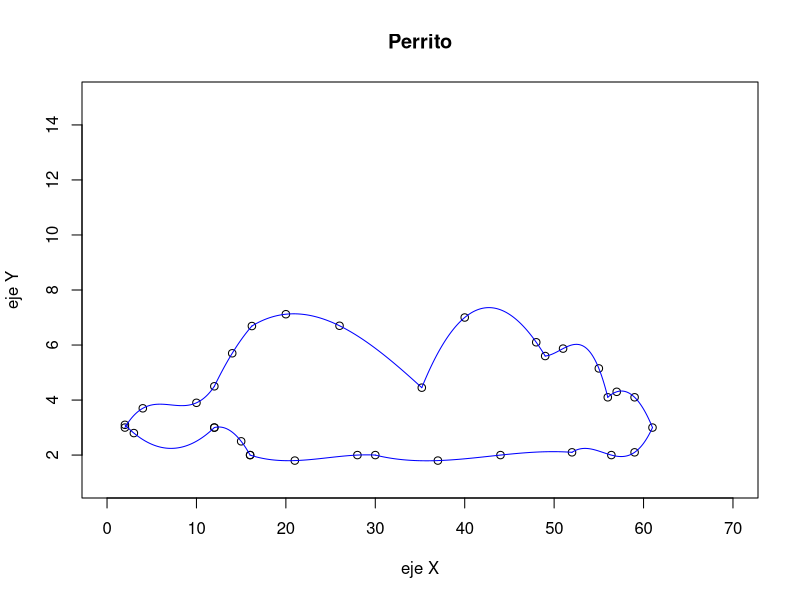

The R script that drew this image:
y=c(3, 3.7, 3.9, 4.5, 5.7, 6.69, 7.12, 6.7, 4.45, 7, 6.1, 5.6, 5.87, 5.15, 4.1, 4.3, 4.1, 3, 2.1, 2, 2.1, 2, 1.8, 2, 2, 1.8, 2, 2.5, 2, 3, 3, 2.8, 3.1)

x=c(1, 2, 5, 6, 7, 8.1, 10, 13, 17.6, 20, 24, 24.5, 25.5, 27.5, 28, 28.5, 29.5, 30.5, 29.5, 28.2, 26, 22, 18.5, 15, 14, 10.5, 8, 7.5, 8, 6, 6, 1.5, 1)

x = x * 2



y1 = y[1:4]  ; x1 = x[1:4]
y2 = y[4:6]  ; x2 = x[4:6]
y3 = y[6:9]  ; x3 = x[6:9]
y4 = y[9:12] ; x4 = x[9:12]     
y5 = y[12:15] ; x5 = x[12:15]
y6 = y[15:18] ; x6 = x[15:18]
y7 = y[18:21] ; x7 = x[18:21]
y8 = y[21:24] ; x8 = x[21:24]
y9 = y[24:27] ; x9 = x[24:27]
y10 = y[27:30] ; x10 = x[27:30]
y11 = y[30:33] ; x11 = x[30:33]


plot(x, 
     y,
     main = "Perrito",
     xlab = "eje X",
     ylab = "eje Y",
     xlim=c(0,70),
     ylim=c(1,15))

lines(spline(x1, y1, n = 500), col = "blue")
lines(spline(x2, y2, n = 500), col = "blue")
lines(spline(x3, y3, n = 500), col = "blue")
lines(spline(x4, y4, n = 500), col = "blue")
lines(spline(x5, y5, n = 500), col = "blue")
lines(spline(x6, y6, n = 500), col = "blue")
lines(spline(x7, y7, n = 500), col = "blue")
lines(spline(x8, y8, n = 500), col = "blue")
lines(spline(x9, y9, n = 500), col = "blue")
lines(spline(x10, y10, n = 500), col = "blue")
lines(spline(x11, y11, n = 500, ties = min), col = "blue")  
      
      